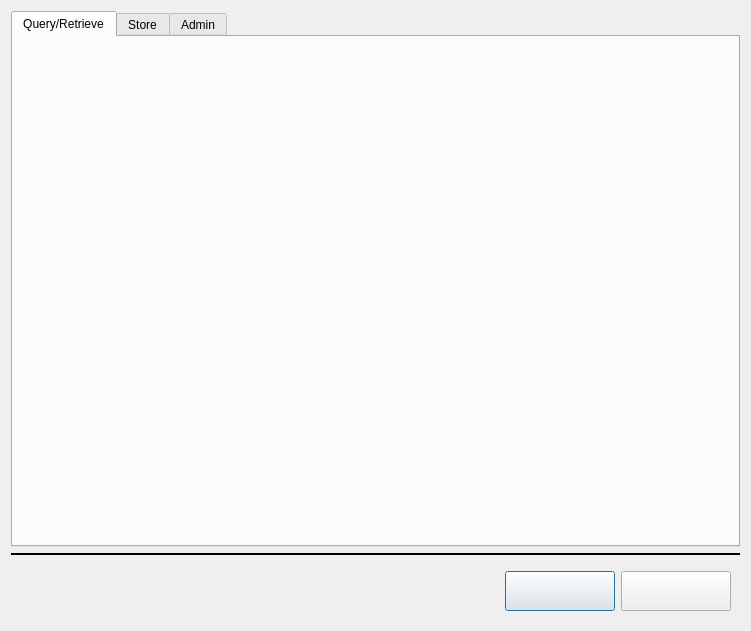
<?xml version="1.0" encoding="UTF-8"?>
<ui version="4.0">
 <class>SettingDialog</class>
 <widget class="QDialog" name="SettingDialog">
  <property name="geometry">
   <rect>
    <x>0</x>
    <y>0</y>
    <width>751</width>
    <height>631</height>
   </rect>
  </property>
  <property name="windowTitle">
   <string>Dialog</string>
  </property>
  <layout class="QGridLayout" name="gridLayout_4">
   <item row="2" column="0">
    <widget class="QWidget" name="widget" native="true">
     <layout class="QHBoxLayout" name="horizontalLayout">
      <item>
       <spacer name="horizontalSpacer_2">
        <property name="orientation">
         <enum>Qt::Horizontal</enum>
        </property>
        <property name="sizeHint" stdset="0">
         <size>
          <width>360</width>
          <height>20</height>
         </size>
        </property>
       </spacer>
      </item>
      <item>
       <widget class="QPushButton" name="m_btnSave">
        <property name="styleSheet">
         <string notr="true">QPushButton{
    border-image: url(:/Resource/Images/deepcatch/save_d.png);
	width:102px;
	height:32px;
}

QPushButton:hover{
    border-image: url(:/Resource/Images/deepcatch/save_h.png);
	width:102px;
	height:32px;
}

QPushButton:pressed {
    border-image: url(:/Resource/Images/deepcatch/save_p.png);
	width:102px;
	height:32px;
}</string>
        </property>
        <property name="text">
         <string/>
        </property>
       </widget>
      </item>
      <item>
       <widget class="QPushButton" name="m_btnCancel">
        <property name="styleSheet">
         <string notr="true">QPushButton{
    border-image: url(:/Resource/Images/deepcatch/cancel_d.png);
	width:102px;
	height:32px;
}

QPushButton:hover{
    border-image: url(:/Resource/Images/deepcatch/cancel_h.png);
	width:102px;
	height:32px;
}

QPushButton:pressed {
    border-image: url(:/Resource/Images/deepcatch/cancel_p.png);
	width:102px;
	height:32px;
}</string>
        </property>
        <property name="text">
         <string/>
        </property>
       </widget>
      </item>
     </layout>
    </widget>
   </item>
   <item row="0" column="0">
    <widget class="QTabWidget" name="m_tabWidget">
     <property name="currentIndex">
      <number>0</number>
     </property>
     <widget class="QWidget" name="tab">
      <attribute name="title">
       <string>Query/Retrieve</string>
      </attribute>
      <layout class="QGridLayout" name="gridLayout">
       <property name="leftMargin">
        <number>0</number>
       </property>
       <property name="topMargin">
        <number>0</number>
       </property>
       <property name="rightMargin">
        <number>0</number>
       </property>
       <property name="bottomMargin">
        <number>0</number>
       </property>
       <item row="0" column="0">
        <widget class="fm::PACSSetupQueryRetrieveWidget" name="m_pQueryRetrievalWidget" native="true"/>
       </item>
      </layout>
     </widget>
     <widget class="QWidget" name="tab_2">
      <attribute name="title">
       <string>Store</string>
      </attribute>
      <layout class="QGridLayout" name="gridLayout_2">
       <property name="leftMargin">
        <number>0</number>
       </property>
       <property name="topMargin">
        <number>0</number>
       </property>
       <property name="rightMargin">
        <number>0</number>
       </property>
       <property name="bottomMargin">
        <number>0</number>
       </property>
       <item row="0" column="0">
        <widget class="fm::PACSSetupStoreWidget" name="m_pStoreWidget" native="true"/>
       </item>
      </layout>
     </widget>
     <widget class="QWidget" name="tab_3">
      <attribute name="title">
       <string>Admin</string>
      </attribute>
      <layout class="QGridLayout" name="gridLayout_3">
       <property name="leftMargin">
        <number>0</number>
       </property>
       <property name="topMargin">
        <number>0</number>
       </property>
       <property name="rightMargin">
        <number>0</number>
       </property>
       <property name="bottomMargin">
        <number>0</number>
       </property>
       <item row="0" column="0">
        <widget class="fm::AdminSettingWidget" name="m_pAdminWidget" native="true"/>
       </item>
      </layout>
     </widget>
    </widget>
   </item>
   <item row="1" column="0">
    <widget class="QFrame" name="frame">
     <property name="frameShape">
      <enum>QFrame::HLine</enum>
     </property>
     <property name="frameShadow">
      <enum>QFrame::Plain</enum>
     </property>
     <property name="lineWidth">
      <number>2</number>
     </property>
    </widget>
   </item>
  </layout>
 </widget>
 <customwidgets>
  <customwidget>
   <class>fm::PACSSetupQueryRetrieveWidget</class>
   <extends>QWidget</extends>
   <header>filemanager/appcore/dialog/pacs/pacssetupqueryretrievewidget.h</header>
   <container>1</container>
  </customwidget>
  <customwidget>
   <class>fm::PACSSetupStoreWidget</class>
   <extends>QWidget</extends>
   <header>filemanager/appcore/dialog/pacs/pacssetupstorewidget.h</header>
   <container>1</container>
  </customwidget>
  <customwidget>
   <class>fm::AdminSettingWidget</class>
   <extends>QWidget</extends>
   <header>filemanager/appcore/dialog/admin/adminsettingwidget.h</header>
   <container>1</container>
  </customwidget>
 </customwidgets>
 <resources>
  <include location="../MainWindow.qrc"/>
 </resources>
 <connections/>
</ui>
